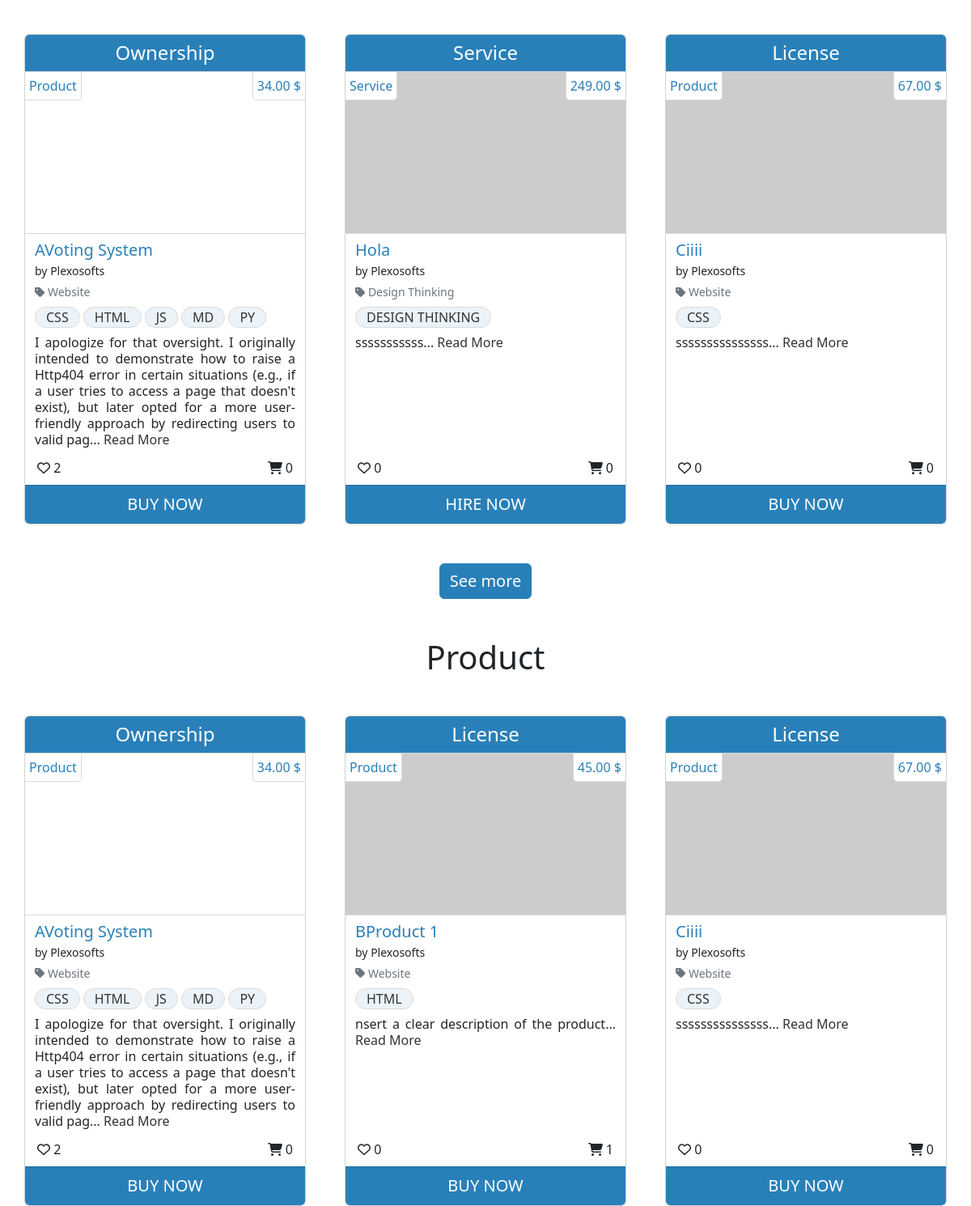
Before: / (middle part) with the older database file.
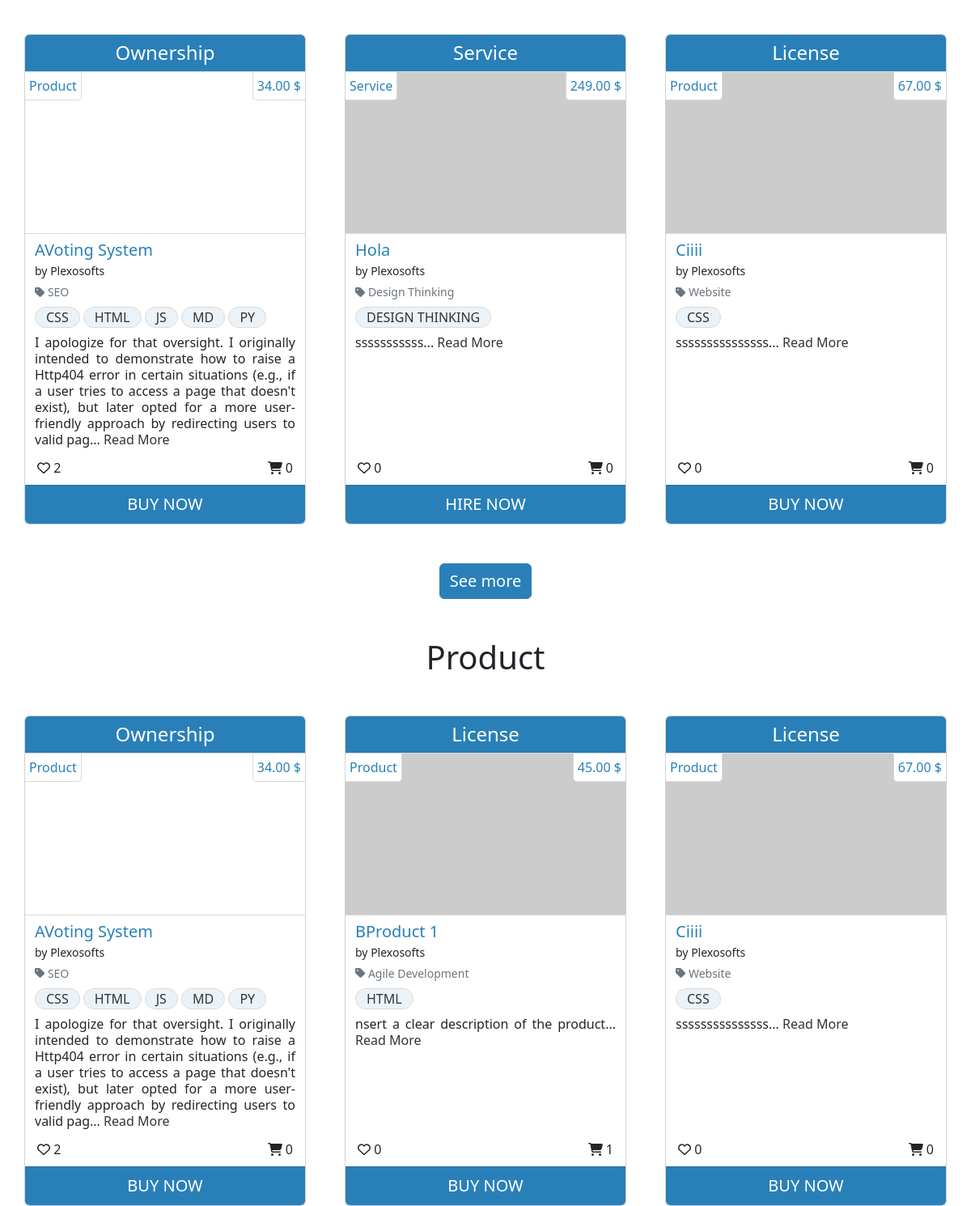
After: the same page with the newer database file.
### product_service/models.py (models this page shows, shortened)
class Product(models.Model):
    title = models.CharField(max_length=64, unique=True)
    sku = models.CharField(max_length=64, unique=True)
    price = models.DecimalField(max_digits=6, decimal_places=2)
    description = models.TextField(max_length=528)
    status = models.IntegerField(choices=STATUS, default=0)
    category = models.ForeignKey(
        Category, on_delete=models.SET_NULL,
        related_name='product_categories', null=True, blank=True)
    excerpt = models.CharField(max_length=264)
    type = models.IntegerField(choices=SCOPE_TYPE, default=1)
    instance = models.IntegerField(choices=INSTANCE_TYPE, default=0)
    code = models.ManyToManyField(CodeType, related_name="code_type")
    service = models.ManyToManyField(ServiceType, related_name="service_type")
    preview = models.URLField(
        max_length=1024, null=True, blank=True, unique=True)
    docs = models.URLField(
        max_length=1024, null=True, blank=True, unique=True)
    slug = models.SlugField(max_length=200, unique=True, blank=True)
    image = models.ImageField(null=True, blank=True)
    image_url = models.URLField(max_length=1024, null=True, blank=True)
    author = models.ForeignKey(
        'homepage.UserProfile', on_delete=models.SET_NULL,
        related_name='product_authors', null=True)
    created_on = models.DateTimeField(auto_now_add=True)
    likes = models.ManyToManyField(
        'homepage.Like', related_name='product_likes', blank=True)
    comments = models.ManyToManyField(
        'homepage.Comment', related_name='product_comments', blank=True)
    transactions = models.ManyToManyField(
        'homepage.UserProfile', through='Transaction',
        related_name='product_transactions', blank=True)
    download_url = models.ManyToManyField(
        'Download', related_name='product_downloads', blank=True)
    class Meta:
        ordering = ['title']

class Category(models.Model):
    category_name = models.CharField(max_length=64, unique=True)
    alt_name = models.CharField(max_length=64, unique=True)
    class Meta:
        ordering = ['category_name']
        verbose_name_plural = "Categories"
    def __str__(self):
        return self.category_name

class CodeType(models.Model):
    code = models.CharField(max_length=64, unique=True)
    class Meta:
        ordering = ['code']
        verbose_name_plural = "CodeTypes"
    def __str__(self):
        return self.code

class Service(models.Model):
    title = models.CharField(max_length=64, unique=True)
    sku = models.CharField(max_length=64, unique=True)
    price = models.DecimalField(max_digits=6, decimal_places=2)
    description = models.TextField(max_length=528)
    status = models.IntegerField(choices=STATUS, default=0)
    category = models.ForeignKey(
        Category, on_delete=models.SET_NULL,
        related_name='service_categories', null=True, blank=True)
    excerpt = models.CharField(max_length=264)
    type = models.IntegerField(choices=SCOPE_TYPE, default=1)
    instance = models.IntegerField(choices=INSTANCE_TYPE, default=1)
    code = models.ManyToManyField(CodeType, related_name="code_type_service")
    service = models.ManyToManyField(
        ServiceType, related_name="on_service_type")
    preview = models.URLField(
        max_length=1024, null=True, blank=True, unique=True)
    docs = models.URLField(
        max_length=1024, null=True, blank=True, unique=True)
    slug = models.SlugField(max_length=200, unique=True, blank=True)
    image = models.ImageField(null=True, blank=True)
    image_url = models.URLField(max_length=1024, null=True, blank=True)
    author = models.ForeignKey(
        'homepage.UserProfile', on_delete=models.SET_NULL,
        related_name='service_authors', null=True)
    created_on = models.DateTimeField(auto_now_add=True)
    likes = models.ManyToManyField(
        'homepage.Like', related_name='service_likes', blank=True)
    comments = models.ManyToManyField(
        'homepage.Comment', related_name='service_comments', blank=True)
    transactions = models.ManyToManyField(
        'homepage.UserProfile', through='Transaction',
        related_name='service_transactions', blank=True)
    download_url = models.ManyToManyField(
        'Download', related_name='service_downloads', blank=True)
    class Meta:
        ordering = ['title']

class ServiceType(models.Model):
    service = models.CharField(max_length=64, unique=True)
    class Meta:
        ordering = ['service']
        verbose_name_plural = "ServiceTypes"
    def __str__(self):
        return self.service

### homepage/models.py (models this page shows)
class UserProfile(AbstractUser):
    email = models.EmailField(
        unique=True)
    role = models.IntegerField(choices=ROLES, default=0)
    type = models.IntegerField(choices=USER_TYPE, default=0)
    status = models.IntegerField(choices=STATUS, default=2)
    user_transactions = models.ManyToManyField(
        'product_service.Product',
        through='product_service.Transaction',
        related_name='user_profiles')
    class Meta:
        ordering = ['username']
    def __str__(self):
        return f'{self.username}'

### homepage/views.py (the view)
# urls.py: path('', HomepageProductServiceView.as_view(),
class HomepageProductServiceView(ProductBaseListView):
    template_name = 'home/homepage.html'
    context_object_name = 'products'
    def get_context_data(self, **kwargs):
        context = super().get_context_data(**kwargs)
        products = list(context['products'][:3])
        services = list(Service.objects.filter(
            status=2).annotate(
                likescount=Count('likes'),
                transactionscount=Count('transactions')).order_by('-created_on')[:3])
        product_single = []
        service_single = []
        combined_list = []
        if products and services:
            product_single.extend(products[:3])
            service_single.extend(services[:3])
            combined_list.extend(products[:1])
            products = products[2:]
            combined_list.extend(services[:1])
            services = services[3:]
            combined_list.extend(products[:1])
            products = products[1:]
        context['combined_items'] = combined_list
        context['product_single'] = product_single
        context['service_single'] = service_single
        return context

### homepage/templates/home/homepage.html (shortened to what this page needs)
{% extends "base.html" %}
{% load static %}
{% block content %}
<div class="container px-4 px-lg-0">
    <div class="row gx-4 gx-lg-5 mt-4">
        {% for item in combined_items %}
        <div class="col-lg-4 col-md-12 mb-5 col-sm-12">
            <div class="card h-100">
                {% if item.type %}
                <div class="card-header text-center h4">{{ item.get_type_display}}</div>
                {% elif item.instance %}
                <div class="card-header text-center h4">{{ item.get_instance_display}}</div>
                {% endif %}
                {% if item.instance == 0 %}
                <a href="{% url 'single_product' item.slug %}" class="row bg-thumbnail d-block">
                    <div class="col-12 bg-thumbnail-image" style="background-image: url('{{ item.image_url }}')">
                        <div class="d-flex justify-content-between">
                            <span class="thumbnail-tags-left">{{ item.get_instance_display }}</span>
                            <span class="thumbnail-tags-right">{{ item.price }} $</span>
                        </div>
                    </div>
                </a>
                {% else %}
                <a href="{% url 'single_service' item.slug %}" class="row bg-thumbnail d-block">
                    <div class="col-12 bg-thumbnail-image" style="background-image: url('{{ item.image_url }}')">
                        <div class="d-flex justify-content-between">
                            <span class="thumbnail-tags-left">{{ item.get_instance_display }}</span>
                            <span class="thumbnail-tags-right">{{ item.price }} $</span>
                        </div>
                    </div>
                </a>
                {% endif%}
                <div class="card-body pt-1 px-2 pb-1">
                    <div class="row">
                        <div class="col-12 d-inline-block">
                            <div class="p-1">
                                <div>
                                    {% if item.instance == 0 %}
                                    <a class="h5 pb-0 mb-0" href="{% url 'single_product' item.slug %}">
                                        {{ item.title }}
                                    </a>
                                    {% else %}
                                    <a class="h5 pb-0 mb-0" href="{% url 'single_service' item.slug %}">
                                        {{ item.title }}
                                    </a>
                                    {% endif%}
                                </div>
                                <small>by {{ item.author }}</small>
                                {% if item.category %}
                                <p class="small mt-1 mb-0">
                                    <a class="text-muted"
                                        href="{% url 'combined_items_all' %}/?q={{item.category.alt_name}}">
                                        <i class="fas fa-tag mr-1"></i> {{ item.category }}
                                    </a>
                                </p>
                                {% endif %}
                                <p class="my-0 fs-6">
                                    {% if item.instance == 0%}
                                    {% for code in item.code.all %}
                                    <span class="item-tags d-inline-block m-0 mt-2">
                                        {{ code }}
                                    </span>
                                    {% endfor %}
                                    {% else %}
                                    {% for service in item.service.all %}
                                    <span class="item-tags d-inline-block m-0 mt-2">
                                        {{ service }}
                                    </span>
                                    {% endfor %}
                                    {% endif %}
                                </p>
                                <p class="my-0 fs-6 text-justify mt-2 lh-sm"> {{ item.excerpt|safe }}...
                                    <a class="read-more" href="">
                                        Read More
                                    </a>
                                </p>
                            </div>
                        </div>
                    </div>
                </div>
                <div class="row mb-1">
                    <div class="col-12">
                        <div class="d-flex justify-content-between">
                            <span class="likes-tags-left"><i class="fa-regular fa-heart"></i>
                                {{ item.likescount }}</span>
                            <span class="purchases-tags-right"><i class="fa-solid fa-cart-shopping"></i>
                                {{ item.transactionscount }} </span>
                        </div>
                    </div>
                </div>
                {% if item.instance == 0 %}
                <a class="card-footer text-center fs-5 btn" href="{% url 'single_product' item.slug %}">
                    BUY NOW
                </a>
                {% else %}
                <a class="card-footer text-center fs-5 btn" href="{% url 'single_service' item.slug %}">
                    HIRE NOW
                </a>
                {% endif%}
            </div>
        </div>
        {% if forloop.counter|divisibleby:3 %}
        <div class="col-12 text-center">
            <a href="{% url 'combined_items_all' %}" class="btn btn-primary w-auto see-more fs-5">See more</a>
        </div>
    </div>
        {% endif %}
        {% endfor %}
    <div class="row gx-4 gx-lg-5 mt-5">
        <p class="h1 fairplay-font text-center mb-5">Product</p>
        {% for product in product_single %}
        <div class="col-lg-4 col-md-12 mb-5 col-sm-12">
            <div class="card h-100">
                {% if product.type %}
                <div class="card-header text-center h4">{{ product.get_type_display}}</div>
                {% elif product.instance %}
                <div class="card-header text-center h4">{{ product.get_instance_display}}</div>
                {% endif %}
                <a href="{% url 'single_product' product.slug %}" class="row bg-thumbnail d-block">
                    <div class="col-12 bg-thumbnail-image" style="background-image: url('{{ product.image_url }}')">
                        <div class="d-flex justify-content-between">
                            <span class="thumbnail-tags-left">{{ product.get_instance_display }}</span>
                            <span class="thumbnail-tags-right">{{ product.price }} $</span>
                        </div>
                    </div>
                </a>
                <div class="card-body pt-1 px-2 pb-1">
                    <div class="row">
                        <div class="col-12 d-inline-block">
                            <div class="p-1">
                                <div>
                                    <a href="{% url 'single_product' product.slug %}"
                                        class="h5 pb-0 mb-0">{{ product.title }}
                                    </a>
                                </div>
                                <small>by {{ product.author }}</small>
                                {% if product.category %}
                                <p class="small mt-1 mb-0">
                                    <a class="text-muted"
                                        href="{% url 'combined_items_all' %}/?q={{product.category.alt_name}}">
                                        <i class="fas fa-tag mr-1"></i> {{ product.category }}
                                    </a>
                                </p>
                                {% endif %}
                                <p class="my-0 fs-6">
                                    {% for codes in product.code.all %}
                                    <span class="item-tags d-inline-block m-0 mt-2">
                                        {{ codes }}
                                    </span>
                                    {% endfor %}
                                </p>
                                <p class="my-0 fs-6 text-justify mt-2 lh-sm"> {{ product.excerpt|safe }}...
                                    <a class="read-more" href="">
                                        Read More
                                    </a>
                                </p>
                            </div>
                        </div>
                    </div>
                </div>
                <div class="row mb-1">
                    <div class="col-12">
                        <div class="d-flex justify-content-between">
                            <span class="likes-tags-left"><i class="fa-regular fa-heart"></i>
                                {{ product.likescount }}</span>
                            <span class="purchases-tags-right"><i class="fa-solid fa-cart-shopping"></i>
                                {{ product.transactionscount }} </span>
                        </div>
                    </div>
                </div>
                <a class="card-footer text-center fs-5 btn" href="{% url 'single_product' product.slug %}">BUY NOW</a>
            </div>
        </div>
        {% if forloop.counter|divisibleby:3 %}
    </div>
        {% endif %}
        {% endfor %}
</div>
{% endblock content %}

### templates/base.html (shortened to what this page needs)
{% load static %}
{% now "Y" as copyright %}
<!doctype html>
<html lang="en">
<head>
    {% block corecss %}
    <link href="https://cdn.jsdelivr.net/npm/bootstrap@5.2.3/dist/css/bootstrap.min.css" rel="stylesheet">
    <link href="https://cdn.jsdelivr.net/npm/bootstrap-icons@1.5.0/font/bootstrap-icons.css" rel="stylesheet" />
    <link rel="stylesheet" href="{% static 'frontend/css/styles.css' %}">
    <link rel="stylesheet" href="{% static 'frontend/css/base.css' %}">
    {% endblock corecss %}
</head>
<body>
    {% block content %}
    {% endblock content %}
</body>
</html>

Changed rows visible on the page:
changed Product "Ownership": category "Website" → "SEO"
changed Product "BProduct 1": category "Website" → "Agile Development"
